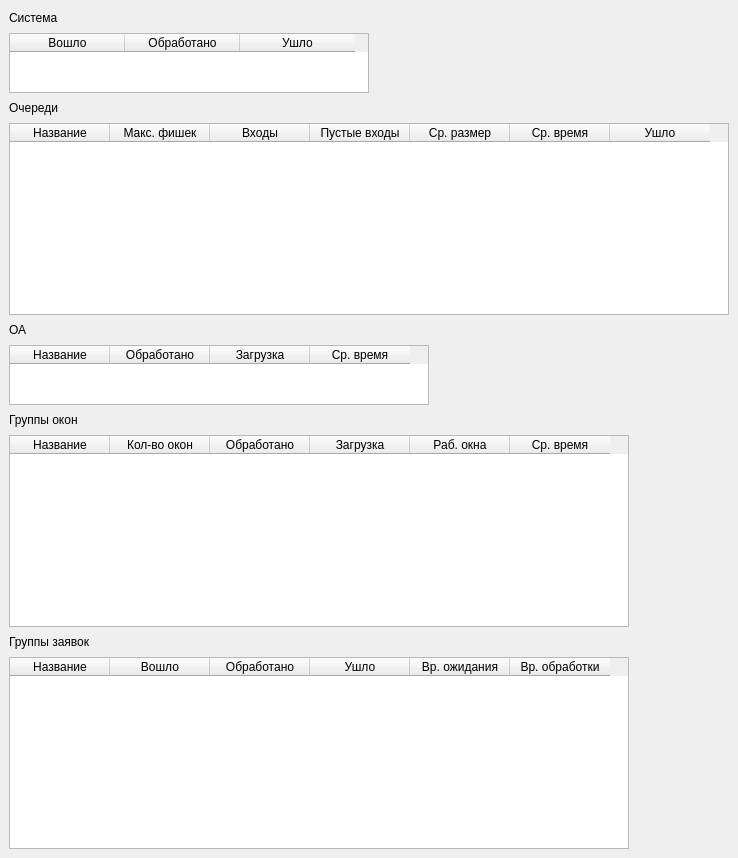
<?xml version="1.0" encoding="UTF-8"?>
<ui version="4.0">
 <class>Result</class>
 <widget class="QMainWindow" name="Result">
  <property name="geometry">
   <rect>
    <x>0</x>
    <y>0</y>
    <width>738</width>
    <height>858</height>
   </rect>
  </property>
  <property name="sizePolicy">
   <sizepolicy hsizetype="Fixed" vsizetype="Fixed">
    <horstretch>0</horstretch>
    <verstretch>0</verstretch>
   </sizepolicy>
  </property>
  <property name="windowTitle">
   <string>Результат</string>
  </property>
  <widget class="QWidget" name="centralwidget">
   <layout class="QVBoxLayout" name="verticalLayout">
    <item>
     <widget class="QLabel" name="label">
      <property name="text">
       <string>Система</string>
      </property>
     </widget>
    </item>
    <item>
     <widget class="QTableWidget" name="systemTW">
      <property name="sizePolicy">
       <sizepolicy hsizetype="Fixed" vsizetype="Expanding">
        <horstretch>0</horstretch>
        <verstretch>0</verstretch>
       </sizepolicy>
      </property>
      <property name="minimumSize">
       <size>
        <width>360</width>
        <height>60</height>
       </size>
      </property>
      <property name="maximumSize">
       <size>
        <width>16777215</width>
        <height>60</height>
       </size>
      </property>
      <attribute name="horizontalHeaderDefaultSectionSize">
       <number>115</number>
      </attribute>
      <column>
       <property name="text">
        <string>Вошло</string>
       </property>
      </column>
      <column>
       <property name="text">
        <string>Обработано</string>
       </property>
      </column>
      <column>
       <property name="text">
        <string>Ушло</string>
       </property>
      </column>
     </widget>
    </item>
    <item>
     <widget class="QLabel" name="label_2">
      <property name="text">
       <string>Очереди</string>
      </property>
     </widget>
    </item>
    <item>
     <widget class="QTableWidget" name="queueTW">
      <property name="sizePolicy">
       <sizepolicy hsizetype="Fixed" vsizetype="Minimum">
        <horstretch>0</horstretch>
        <verstretch>0</verstretch>
       </sizepolicy>
      </property>
      <property name="minimumSize">
       <size>
        <width>720</width>
        <height>50</height>
       </size>
      </property>
      <attribute name="horizontalHeaderDefaultSectionSize">
       <number>100</number>
      </attribute>
      <column>
       <property name="text">
        <string>Название</string>
       </property>
      </column>
      <column>
       <property name="text">
        <string>Макс. фишек</string>
       </property>
      </column>
      <column>
       <property name="text">
        <string>Входы</string>
       </property>
      </column>
      <column>
       <property name="text">
        <string>Пустые входы</string>
       </property>
      </column>
      <column>
       <property name="text">
        <string>Ср. размер</string>
       </property>
      </column>
      <column>
       <property name="text">
        <string>Ср. время</string>
       </property>
      </column>
      <column>
       <property name="text">
        <string>Ушло</string>
       </property>
      </column>
     </widget>
    </item>
    <item>
     <widget class="QLabel" name="label_3">
      <property name="text">
       <string>ОА</string>
      </property>
     </widget>
    </item>
    <item>
     <widget class="QTableWidget" name="workerTW">
      <property name="sizePolicy">
       <sizepolicy hsizetype="Fixed" vsizetype="Minimum">
        <horstretch>0</horstretch>
        <verstretch>0</verstretch>
       </sizepolicy>
      </property>
      <property name="minimumSize">
       <size>
        <width>420</width>
        <height>60</height>
       </size>
      </property>
      <property name="maximumSize">
       <size>
        <width>16777215</width>
        <height>60</height>
       </size>
      </property>
      <attribute name="horizontalHeaderDefaultSectionSize">
       <number>100</number>
      </attribute>
      <column>
       <property name="text">
        <string>Название</string>
       </property>
      </column>
      <column>
       <property name="text">
        <string>Обработано</string>
       </property>
      </column>
      <column>
       <property name="text">
        <string>Загрузка</string>
       </property>
      </column>
      <column>
       <property name="text">
        <string>Ср. время</string>
       </property>
      </column>
     </widget>
    </item>
    <item>
     <widget class="QLabel" name="label_4">
      <property name="text">
       <string>Группы окон</string>
      </property>
     </widget>
    </item>
    <item>
     <widget class="QTableWidget" name="windowsTW">
      <property name="sizePolicy">
       <sizepolicy hsizetype="Fixed" vsizetype="Minimum">
        <horstretch>0</horstretch>
        <verstretch>0</verstretch>
       </sizepolicy>
      </property>
      <property name="minimumSize">
       <size>
        <width>620</width>
        <height>50</height>
       </size>
      </property>
      <attribute name="horizontalHeaderDefaultSectionSize">
       <number>100</number>
      </attribute>
      <column>
       <property name="text">
        <string>Название</string>
       </property>
      </column>
      <column>
       <property name="text">
        <string>Кол-во окон</string>
       </property>
      </column>
      <column>
       <property name="text">
        <string>Обработано</string>
       </property>
      </column>
      <column>
       <property name="text">
        <string>Загрузка</string>
       </property>
      </column>
      <column>
       <property name="text">
        <string>Раб. окна</string>
       </property>
      </column>
      <column>
       <property name="text">
        <string>Ср. время</string>
       </property>
      </column>
     </widget>
    </item>
    <item>
     <widget class="QLabel" name="label_5">
      <property name="text">
       <string>Группы заявок</string>
      </property>
     </widget>
    </item>
    <item>
     <widget class="QTableWidget" name="typesTW">
      <property name="sizePolicy">
       <sizepolicy hsizetype="Fixed" vsizetype="Minimum">
        <horstretch>0</horstretch>
        <verstretch>0</verstretch>
       </sizepolicy>
      </property>
      <property name="minimumSize">
       <size>
        <width>620</width>
        <height>50</height>
       </size>
      </property>
      <attribute name="horizontalHeaderDefaultSectionSize">
       <number>100</number>
      </attribute>
      <column>
       <property name="text">
        <string>Название</string>
       </property>
      </column>
      <column>
       <property name="text">
        <string>Вошло</string>
       </property>
      </column>
      <column>
       <property name="text">
        <string>Обработано</string>
       </property>
      </column>
      <column>
       <property name="text">
        <string>Ушло</string>
       </property>
      </column>
      <column>
       <property name="text">
        <string>Вр. ожидания</string>
       </property>
      </column>
      <column>
       <property name="text">
        <string>Вр. обработки</string>
       </property>
      </column>
     </widget>
    </item>
   </layout>
  </widget>
 </widget>
 <resources/>
 <connections/>
</ui>
